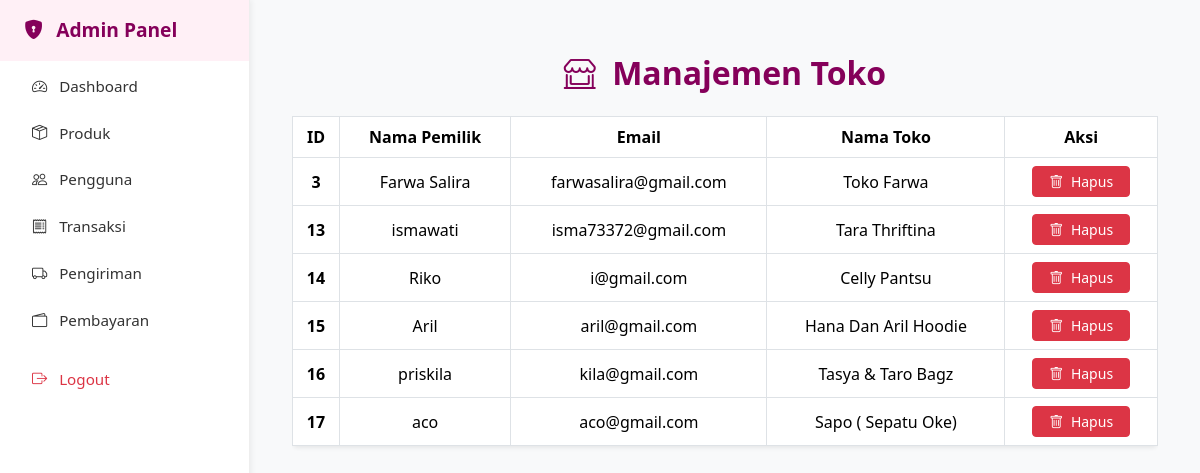
The app's page /middlewares/index.php?url=admin_daftar_toko (signed in) with its own data.
### tables this page shows
CREATE TABLE `users` (
  `id` int(11) NOT NULL,
  `name` varchar(100) NOT NULL,
  `email` varchar(100) NOT NULL,
  `password` varchar(255) NOT NULL,
  `role` enum('admin','user') NOT NULL,
  `created_at` timestamp NOT NULL DEFAULT current_timestamp(),
  `is_seller` tinyint(1) DEFAULT 0,
  `nama_toko` varchar(100) DEFAULT NULL,
  `deskripsi_toko` text DEFAULT NULL,
  `telepon` varchar(20) DEFAULT NULL,
  `alamat_toko` varchar(100) DEFAULT NULL
);

### views/admin/admin_daftar_toko.php (the view, shortened to what this page needs)
<?php
include __DIR__ . '/../../config/database.php';
$sql = "SELECT id, name, email, nama_toko FROM users WHERE is_seller = 1";
$result = $conn->query($sql);
?>
<div class="container py-4">
  <h2 class="fw-bold mb-4 text-center" style="color:#85005A;">
    <i class="bi bi-shop-window me-2"></i> Manajemen Toko
  </h2>
  <?php if ($result && $result->num_rows > 0): ?>
    <div class="table-responsive">
      <table class="table table-hover table-bordered align-middle text-center shadow-sm rounded tabel-striped">
        <thead class="text-white" style="background-color: #b7318cff;">
          <tr>
            <th scope="col">ID</th>
            <th scope="col">Nama Pemilik</th>
            <th scope="col">Email</th>
            <th scope="col">Nama Toko</th>
            <th scope="col">Aksi</th>
          </tr>
        </thead>
        <tbody style="background-color: #fff;">
          <?php while ($row = $result->fetch_assoc()): ?>
            <tr>
              <td class="fw-semibold"><?= $row['id'] ?></td>
              <td><?= htmlspecialchars($row['name']) ?></td>
              <td><?= htmlspecialchars($row['email']) ?></td>
              <td class="text-capitalize"><?= htmlspecialchars($row['nama_toko']) ?></td>
              <td>
                <form method="POST" action="controllers/delete_toko.php" onsubmit="return confirm('Yakin ingin menghapus toko ini?');">
                  <button type="submit" class="btn btn-sm btn-danger px-3">
                    <i class="bi bi-trash me-1"></i> Hapus
                  </button>
                </form>
              </td>
            </tr>
          <?php endwhile; ?>
        </tbody>
      </table>
    </div>
  <?php else: ?>
    <div class="alert alert-warning text-center">Belum ada toko yang terdaftar.</div>
  <?php endif; ?>
</div>
<?php
include __DIR__ . '/../layouts/admin_layout.php';
?>

### views/layouts/admin_layout.php (style rules this page uses)
body { font-family: 'Segoe UI', sans-serif; background-color: #f8f9fa; margin: 0; }

### records on screen
users: id "3", name "Farwa Salira", email "farwasalira@gmail.com", nama_toko "Toko Farwa"
users: id "13", name "ismawati", email "isma73372@gmail.com", nama_toko "Tara Thriftina"
users: id "14", name "Riko", email "i@gmail.com", nama_toko "Celly Pantsu"
users: id "15", name "Aril", email "aril@gmail.com", nama_toko "Hana Dan Aril Hoodie"
users: id "16", name "priskila", email "kila@gmail.com", nama_toko "Tasya & Taro Bagz"
users: id "17", name "aco", email "aco@gmail.com", nama_toko "Sapo ( Sepatu Oke)"

### other values on screen
$item['label'] "Dashboard"
$item['label'] "Produk"
$item['label'] "Pengguna"
$item['label'] "Transaksi"
$item['label'] "Pengiriman"
$item['label'] "Pembayaran"
